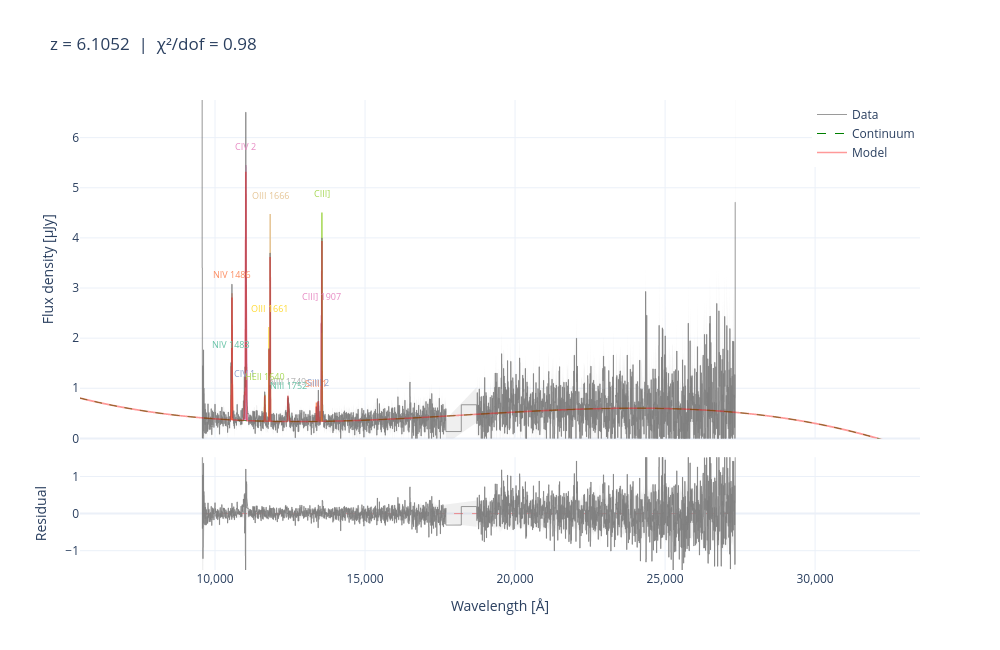

Here is the notebook cell this chart was saved with:
### Code cell
fig_interactive = jwspecfit.plot_fit_interactive(result_g140m, wave_unit="A")
fig_interactive.show()
